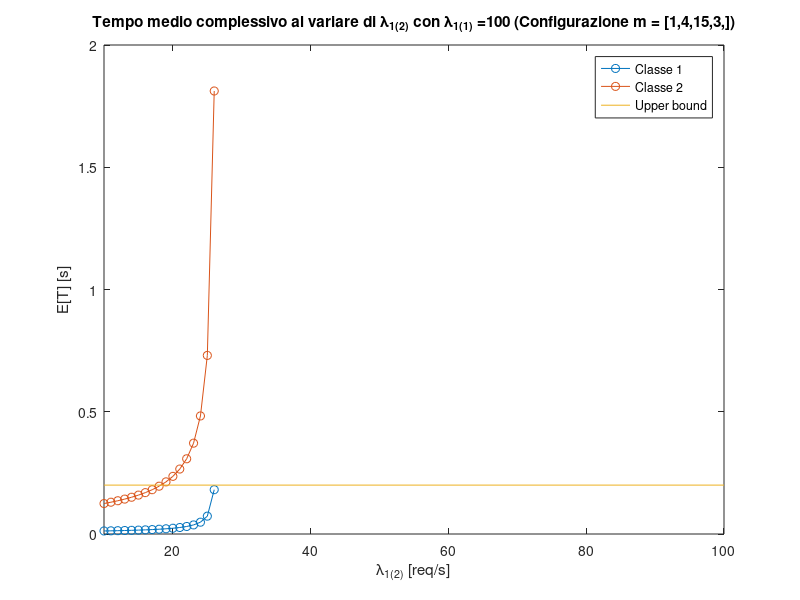

Write the MATLAB code that produced this figure.
%% Definizione dei parametri
% Definizione dei parametri del tempo medio di servizion
mean_service_time_pcscf_class1 = 1.1*10^-3;
mean_service_time_scscf_class1 = 7.2*10^-3;
mean_service_time_icscf_class1 = 4.1*10^-2;
mean_service_time_hss_class1 = 4.6*10^-3;

mean_service_time_pcscf_class2 = mean_service_time_pcscf_class1 * 10;
mean_service_time_scscf_class2 = mean_service_time_scscf_class1 * 10;
mean_service_time_icscf_class2 = mean_service_time_icscf_class1 * 10;
mean_service_time_hss_class2 = mean_service_time_hss_class1 * 10;

% Definizione dei parametri del tasso degli arrivi esterni per il P-CSCF
lambda_ext_pcscf_class1 = 100;
lambda_ext_pcscf_class2 = 100;

% Definizione del numero di server per nodo
m_pcscf = 1;
m_scscf = 4;
m_icscf = 15;
m_hss = 3;

K = 4; % Numero di nodi
C = 2; % Numero di classi

T_limit = 200*10^-3; % Tempo di session setup limite

%-------------------------------------------------------------------------------
%% Definizione della matrice di probabilità di routing
% Si presuppone che non sia possibile effettuare il passaggio da una classe
% ad un'altra
P = zeros(C,K,C,K);

P(1,:,1,:) = [0 1 0 0; 0 0 1 0; 0 0 0 1; 0 0 0 0];
P(2,:,2,:) = P(1,:,1,:);

%-------------------------------------------------------------------------------
%% Definizione dei vettori necessari per svolgere le operazioni
% Definizione del vettore dei server
m_vector = [m_pcscf; m_scscf; m_icscf; m_hss];

% Definizione del vettore lambda_ext
lambda_ext_matrix = zeros(C,K);

lambda_ext_matrix(1,1) = lambda_ext_pcscf_class1;
lambda_ext_matrix(2,1) = lambda_ext_pcscf_class2;
lambda_ext_vector = sum(lambda_ext_matrix,2)'

% Definizione della matrice dei tempi di servizi medi
S = zeros(C,K);

S(:,1) = [mean_service_time_pcscf_class1; mean_service_time_pcscf_class2];
S(:,2) = [mean_service_time_scscf_class1; mean_service_time_scscf_class2];
S(:,3) = [mean_service_time_icscf_class1; mean_service_time_icscf_class2];
S(:,4) = [mean_service_time_hss_class1; mean_service_time_hss_class2];

% Calcolo del vettore di visite per una rete multi-class open
V = qnomvisits(P, lambda_ext_matrix);

%-------------------------------------------------------------------------------
% Calcolo del tempo di risposta complessio del servizio per le due classi
T_tot_func = @(Q, lambda_ext_vector) sum(Q,2)./lambda_ext_vector;

%-------------------------------------------------------------------------------
%% Plot del grafico del tempo complessivo al variare di lambda_ext

% Definizione dei vettori di supporto
lambda_ext_pcscf_class2_experiments = 10:1:100
lambda_ext_pcscf_class2_num_experiments = length(lambda_ext_pcscf_class2_experiments)

lambda_ext_vector_experiments = zeros(lambda_ext_pcscf_class2_num_experiments, C);
T_tot_experiments = zeros(lambda_ext_pcscf_class2_num_experiments, C);

for ii=1:lambda_ext_pcscf_class2_num_experiments

  % Definizione del nuovo vettore di lambda_ext
  lambda_ext_pcscf_class2_current_experiment = lambda_ext_pcscf_class2_experiments(ii);

  lambda_ext_matrix_current_experiment = zeros(C,K);
  lambda_ext_matrix_current_experiment(1,1) = lambda_ext_pcscf_class1;
  lambda_ext_matrix_current_experiment(2,1) = lambda_ext_pcscf_class2_current_experiment;
  lambda_ext_vector_experiments(ii,:) = sum(lambda_ext_matrix_current_experiment,2)';

  % Calcolo del vettore delle visite
  V = qnomvisits(P, lambda_ext_matrix_current_experiment);

  % Analisi della coda
  try
    [U,R,Q,X] = qnom(lambda_ext_vector_experiments(ii,:), S, V, m_vector);

    % Calcolo dei tempi complessivi per classe
    T_tot_experiments(ii,:) = T_tot_func(Q, lambda_ext_vector_experiments(ii,:)');
  catch
    T_tot_experiments(ii,:) = [NaN, NaN];
  end_try_catch

end

% Plot del grafico
figure;

xlim_vector = [lambda_ext_pcscf_class2_experiments(1) lambda_ext_pcscf_class2_experiments(end)];

plot(repmat(lambda_ext_pcscf_class2_experiments', 1,2), T_tot_experiments, '-o');
hold on;
plot(xlim_vector, [T_limit T_limit]);
hold off;

titletext = strcat('Tempo medio complessivo al variare di \lambda_{1(2)} con \lambda_{1(1)} = ', ...
  num2str(lambda_ext_pcscf_class1), ' (Configurazione m = [');
for ii=1:K
  titletext = strcat(titletext, num2str(m_vector(ii)), ',');
end
titletext = strcat(titletext, '])');

title(titletext);
legend('Classe 1', 'Classe 2', 'Upper bound');
xlabel('\lambda_{1(2)} [req/s]');
ylabel('E[T] [s]');
xlim(xlim_vector);
